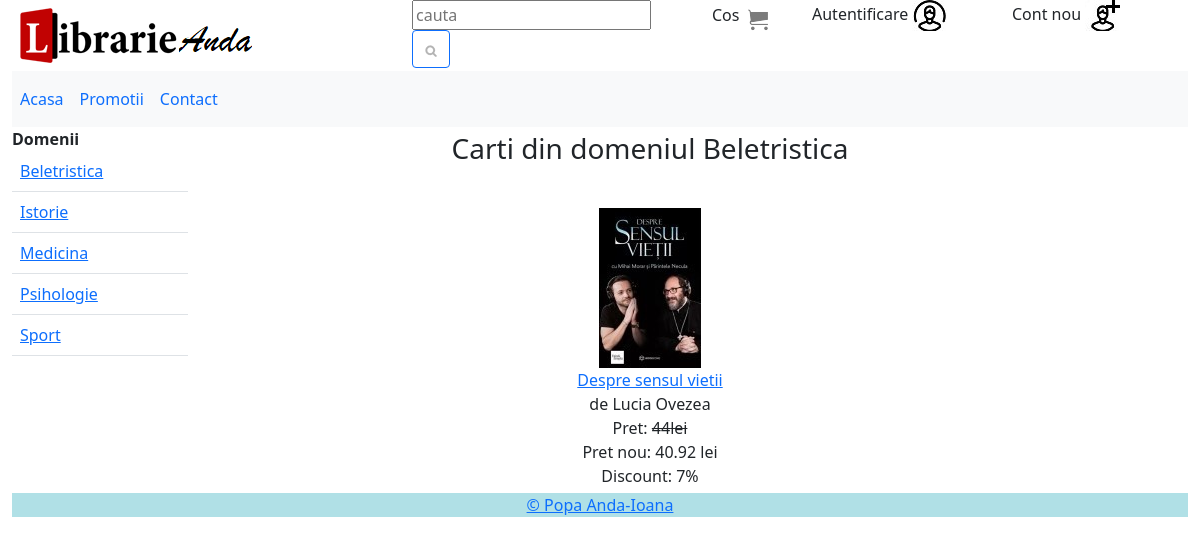
Page /domenii.php?id_domeniu=1 on the committed database.
### tables this page shows
CREATE TABLE IF NOT EXISTS `domenii` (
  `id_domeniu` int NOT NULL AUTO_INCREMENT,
  `nume_domeniu` varchar(50) NOT NULL,
  PRIMARY KEY (`id_domeniu`)
);

CREATE TABLE IF NOT EXISTS `carti` (
  `id_carte` int NOT NULL AUTO_INCREMENT,
  `titlu_carte` varchar(50) NOT NULL,
  `descriere` text NOT NULL,
  `pret` float UNSIGNED NOT NULL,
  `nr_buc` int UNSIGNED NOT NULL,
  `data_aparitie_lib` timestamp NOT NULL DEFAULT CURRENT_TIMESTAMP,
  `promotie` int NOT NULL,
  `id_editura` int NOT NULL,
  `id_domeniu` int NOT NULL,
  PRIMARY KEY (`id_carte`),
  KEY `id_domeniu` (`id_domeniu`),
  KEY `id_editura` (`id_editura`)
);

CREATE TABLE IF NOT EXISTS `autori` (
  `id_autor` int NOT NULL AUTO_INCREMENT,
  `nume_autor` varchar(50) NOT NULL,
  PRIMARY KEY (`id_autor`)
);

### domenii.php (the view, shortened to what this page needs)
<?php
include ("conectare_bd.php");
include ("page_top.php");
include ("meniu.php");
$id_domeniu=$_GET['id_domeniu'];
$sqlNumeDomeniu="SELECT nume_domeniu FROM domenii WHERE id_domeniu=".$id_domeniu;
$sqlResursaNumeDomeniu=$db->query($sqlNumeDomeniu);
$row=$sqlResursaNumeDomeniu->fetch_object();
?>
<div class="col-md-9" class="table-responsive">
<table width = "100%" cellpadding="5">
<tr>
<td colspan="3" align="center">
<h3>Carti din domeniul <?php print $row->nume_domeniu ?></h3><br>
</td>
</tr>
<?php
$sql = "SELECT carti.id_carte, carti.titlu_carte, autori.nume_autor, carti.pret, carti.promotie
FROM carti, autori, sunt_scrise, domenii
WHERE carti.id_domeniu=domenii.id_domeniu AND carti.id_carte = sunt_scrise.id_carte AND autori.id_autor = sunt_scrise.id_autor AND domenii.id_domeniu=".$id_domeniu;
$rows=[];
$result = $db->query($sql);
while($row = $result->fetch_array())
{
$rows[] = $row;
}
for($i=count($rows)-1;$i>0;$i--)
	for($j=0;$j<$i;$j++)
		if(isset($rows[$i]['titlu_carte']) AND isset($rows[$j]['titlu_carte']) AND $rows[$i]['titlu_carte']==$rows[$j]['titlu_carte'])
		{
			$rows[$i]['nume_autor'].=', '.$rows[$j]['nume_autor'];
			array_splice($rows,$j,1);
		}
if(count($rows))
	$i=1;
for($k=0;$k<count($rows);$k++)
{
	if($i%3==1)
		print '<tr>';
	$adresaImagine = "img/mici/" .$rows[$k]['id_carte'].".jpg";
	$pretNou=$rows[$k]['pret']-($rows[$k]['promotie']/100)*$rows[$k]['pret'];
	print '<td align = "center" valign="top">';
	if(file_exists($adresaImagine))
		print '<img src = "'.$adresaImagine.'"><br>';
	else
		print '<img src = "img/mici/0.jpg"><br>';
	if($rows[$k]['promotie']>0)
		print '<a href = "carte.php? id_carte=' .$rows[$k]['id_carte'].'">'.$rows[$k]['titlu_carte'].'</a><br> de ' .$rows[$k]['nume_autor'].'<br> Pret: <del>'. $rows[$k]['pret'].'lei </del><br>Pret nou: '.$pretNou.' lei<br> Discount: '.$rows[$k]['promotie'].'%</td>';
	else
		print '<a href = "carte.php? id_carte=' .$rows[$k]['id_carte'].'">'.$rows[$k]['titlu_carte'].'</a><br> de ' .$rows[$k]['nume_autor'].'<br> Pret: '. $rows[$k]['pret'].'lei</td>';
	$i++;
}
?>
</table>
</div>
</div>
<?php
include ("page_bottom.php");
?>

### meniu.php (shortened to what this page needs)
<div class="row">
<div class="col-md-2">
<b>Domenii</b><br>
<div class="table-responsive">
<table class="table table-hover">
<?php
$sql = "SELECT * FROM domenii ORDER BY nume_domeniu ASC";
$resursa = $db->query($sql);
while($row = $resursa->fetch_object())
{
	print '<tr>';
	print '<td>';
	print '<a href = "domenii.php?id_domeniu='.$row->id_domeniu.'">'.$row->nume_domeniu.'</a>';
	print '</tr>';
}
?>
</table>
</div>
</div>

### rows in the picture
domenii: nume_domeniu "Beletristica"
domenii: nume_domeniu "Istorie"
domenii: nume_domeniu "Medicina"
domenii: nume_domeniu "Psihologie"
domenii: nume_domeniu "Sport"
carti: titlu_carte "Despre sensul vietii", autori.nume_autor "Lucia Ovezea", pret "44", pretNou "40.92", promotie "7"
